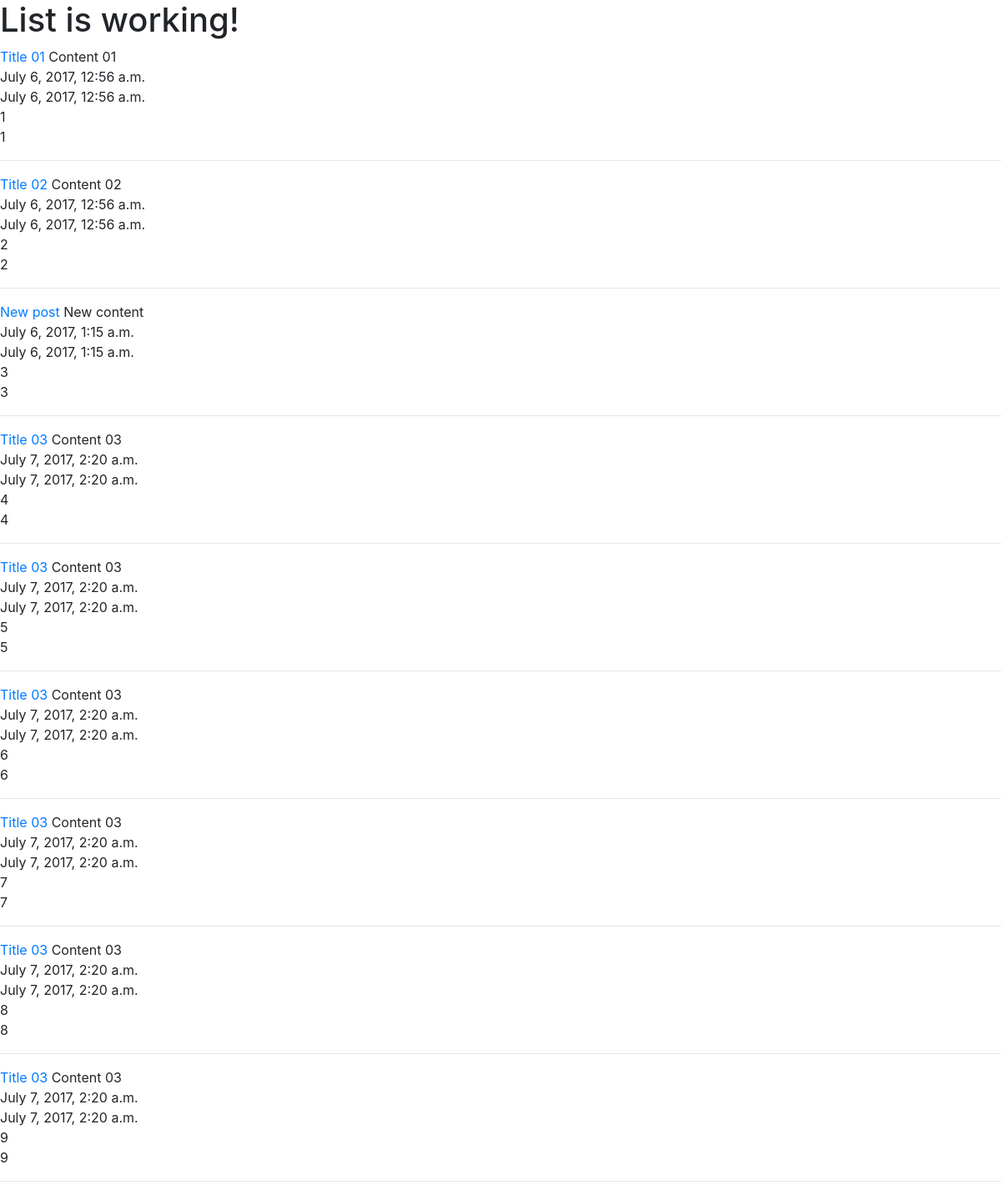
The app's page /posts/, older data.
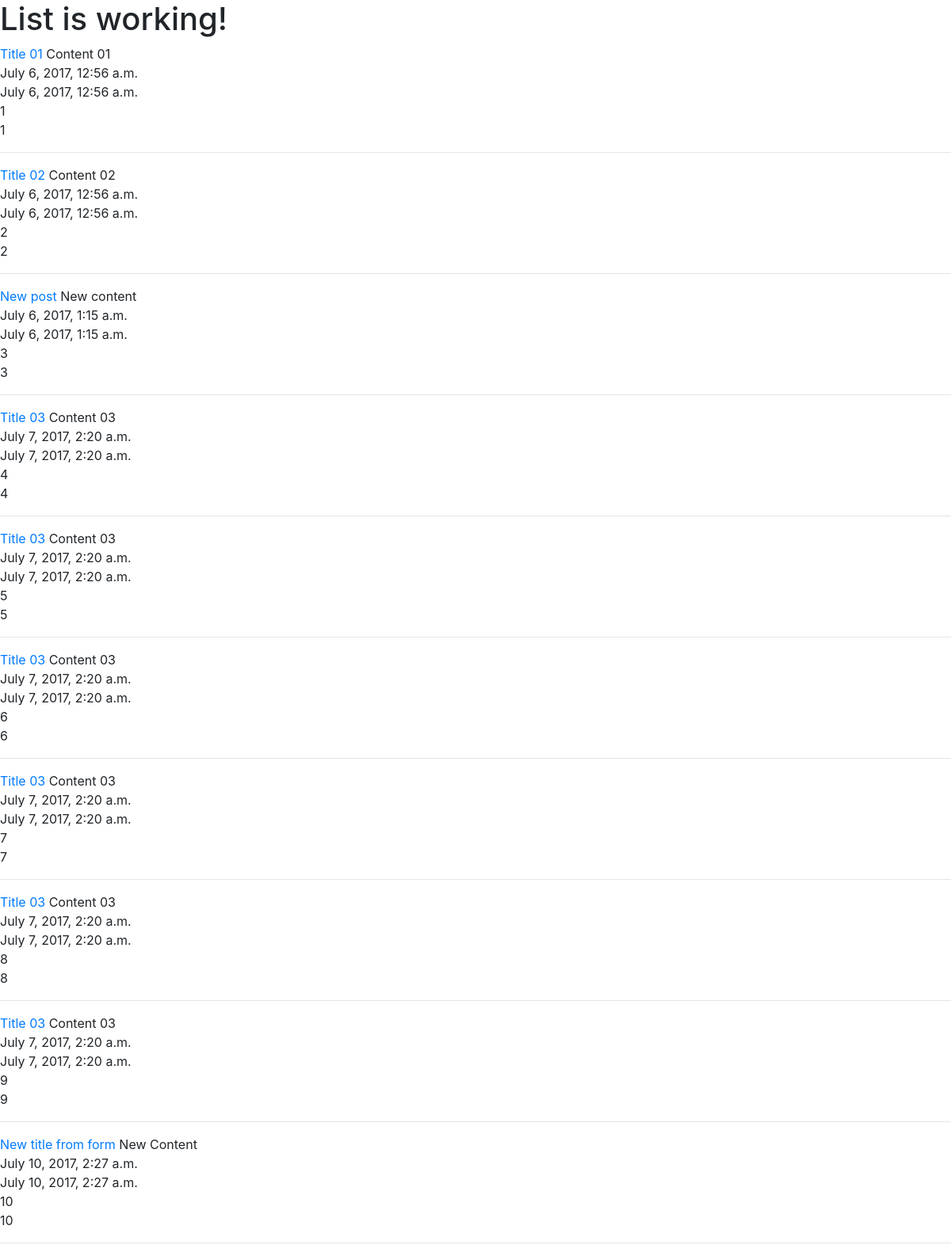
The same page, newer data.
### posts/models.py (models this page shows, shortened)
class Post(models.Model):
    title =  models.CharField(max_length=120)
    content = models.TextField()
    updated = models.DateTimeField(auto_now=True, auto_now_add=False)
    timestamp = models.DateTimeField(auto_now=False, auto_now_add=True)
    def get_absolute_url(self):
        return reverse("posts:detail", kwargs={"id": self.id}) # return reversed url corresponding with self.id

### posts/views.py (the view)
def post_list(request):
    queryset = Post.objects.all()
    context = {
        "object_list" : queryset,
        "title" : "List"
    }
    return render(request, "index.html", context)

### templates/index.html (shortened to what this page needs)
<!DOCTYPE html>
<html>
  <head>
    <link rel="stylesheet" href="https://maxcdn.bootstrapcdn.com/bootstrap/4.0.0-alpha.2/css/bootstrap.min.css">
  </head>
  <body>
    <h1>{{ title }} is working!</h1>
    {% for obj in object_list %}
      <a href="{{ obj.get_absolute_url }}">{{ obj.title }}</a>
      {{ obj.content }} </br>
      {{ obj.updated }} </br>
      {{ obj.timestamp }} </br>
      {{ obj.id }} </br>
      {{ obj.pk }} </br>
      <hr></hr>
    {% endfor %}
  </body>
</html>

Row changes from the older to the newer data that the page shows:
added Post: title "New title from form", content "New Content", updated "July 10, 2017, 2:27 a.m.", timestamp "July 10, 2017, 2:27 a.m.", id "10", pk "10"
